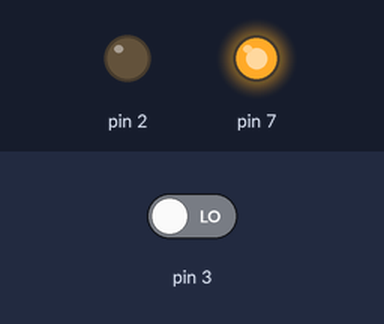
The sketch below on a simulated Arduino Uno, built with avr-gcc and run on an emulated ATmega328P. Parts: output pins drawn as LEDs (lit = HIGH). The inputs (shaded band) are chosen by the test bench; at power-on: pin 3 LOW.

Above: at 1.2 s.
1.3 s: pin 3 driven HIGH
At 1.6 s:
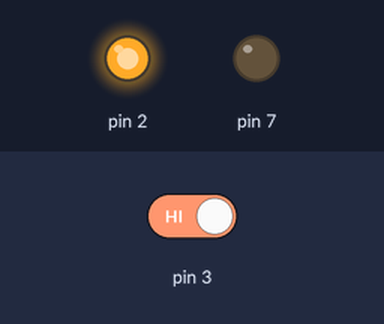
2.8 s: pin 3 driven LOW
At 3.9 s:
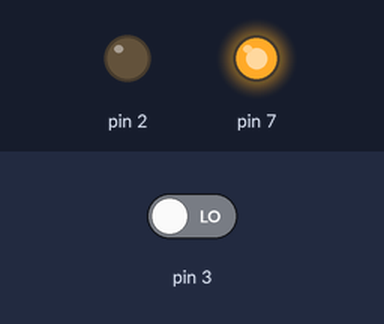
Timing chart, 0 to 5.8 s (numbered marks = the images above; inputs shaded):
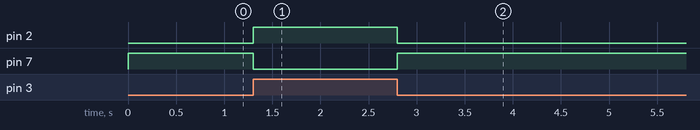

Measured:
- after the input at 1.3 s, pin 2: LOW → HIGH at once; pin 7: HIGH → LOW at once
- after the input at 2.8 s, pin 2: HIGH → LOW at once; pin 7: LOW → HIGH at once

The sketch:

sketch_jun16b.ino
```cpp
void setup() {
  // put your setup code here, to run once:

  DDRD |=(1<<PIND2) ;
  DDRD |=(1<<PIND7);
  DDRD &=~(1<<PIND3);
}

void loop() {
  // put your main code here, to run repeatedly:
  if(bit_is_set(PIND,3)){
      PORTD = 0x04;
  }
  else{
    PORTD = 0x80;
  }
}
```
